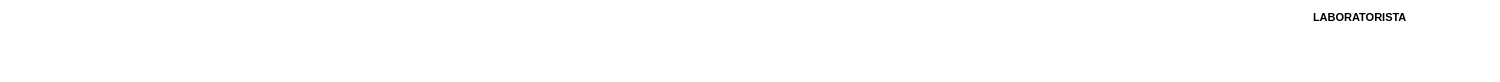
      <widget class="QWidget" name="widget" native="true">
       <property name="enabled">
        <bool>true</bool>
       </property>
       <property name="minimumSize">
        <size>
         <width>1500</width>
         <height>82</height>
        </size>
       </property>
       <property name="maximumSize">
        <size>
         <width>1500</width>
         <height>82</height>
        </size>
       </property>
       <property name="styleSheet">
        <string notr="true">QWidget{
Background: #ffffff;
}</string>
       </property>
       <widget class="QLabel" name="label">
        <property name="geometry">
         <rect>
          <x>0</x>
          <y>0</y>
          <width>251</width>
          <height>81</height>
         </rect>
        </property>
        <property name="text">
         <string/>
        </property>
        <property name="pixmap">
         <pixmap resource="resources.qrc">:/Icon/Recursos/lajalle.png</pixmap>
        </property>
        <property name="scaledContents">
         <bool>true</bool>
        </property>
       </widget>
       <widget class="QWidget" name="formLayoutWidget">
        <property name="geometry">
         <rect>
          <x>1300</x>
          <y>10</y>
          <width>178</width>
          <height>61</height>
         </rect>
        </property>
        <layout class="QFormLayout" name="formLayout">
         <item row="1" column="1">
          <widget class="QLabel" name="label_2">
           <property name="font">
            <font>
             <family>Arial</family>
             <pointsize>8</pointsize>
             <weight>75</weight>
             <bold>true</bold>
            </font>
           </property>
           <property name="text">
            <string>LABORATORISTA</string>
           </property>
          </widget>
         </item>
         <item row="1" column="0">
          <widget class="QLabel" name="label_3">
           <property name="maximumSize">
            <size>
             <width>60</width>
             <height>50</height>
            </size>
           </property>
           <property name="text">
            <string/>
           </property>
           <property name="pixmap">
            <pixmap resource="resources.qrc">:/Icon/Recursos/user.png</pixmap>
           </property>
           <property name="scaledContents">
            <bool>true</bool>
           </property>
          </widget>
         </item>
        </layout>
       </widget>
      </widget>
